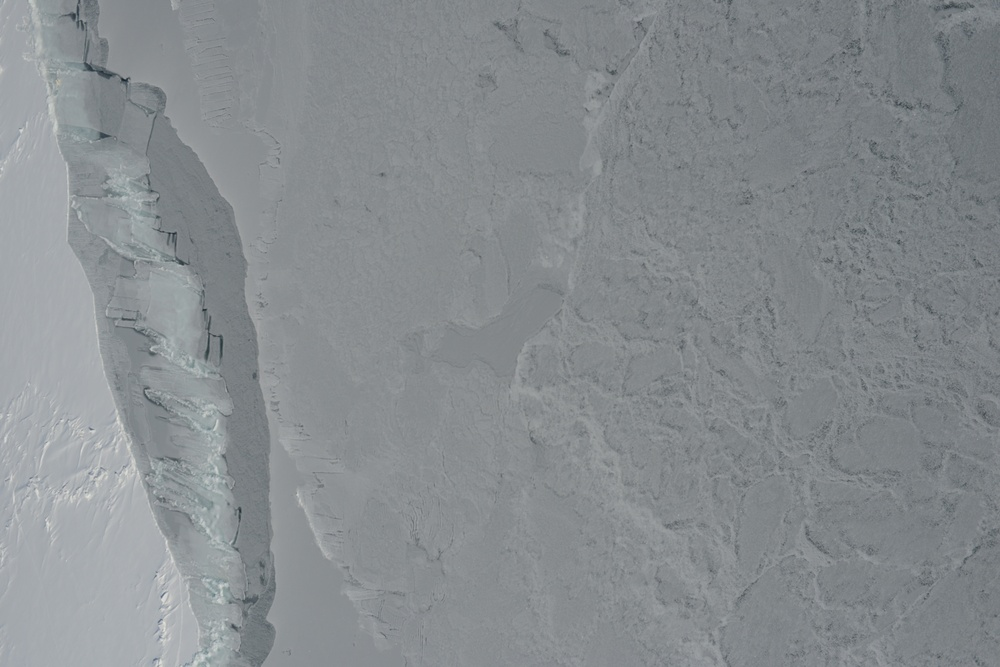
#> input picture Images/_2016-04-25 10-59-14_2512_L.JPG, 1000 x 667 px, shrunk from 7360 x 4912 before the run, found by its file name
$ python -i Process.py   (imports and definitions only)   (older library calls are emulated)
#> lines starting #> are read from the running program, lines starting #| are printed output that depends on the picture; after the words box and inside, x2 and y2 are one past the last pixel; in counts of white or black regions, pixels touching at a corner belong together
import cv2
import numpy as np

from Rectangle import *


def get_rects_from_binarized(th):
    output = cv2.connectedComponentsWithStats(th, 8, cv2.CV_32S)
    stats = output[2]
    ans = []
    for ls in stats:
        x = ls[cv2.CC_STAT_LEFT]
        w = ls[cv2.CC_STAT_WIDTH]
        y = ls[cv2.CC_STAT_TOP]
        h = ls[cv2.CC_STAT_HEIGHT]
        if max(w, h) / min(w, h) < 3 and 10000 >= h * w >= 1000:
            ans.append(Rectangle(y, x, y + h, x + w))
    return ans


def process_naive(name):
#> called with name = 'Images/_2016-04-25 10-59-14_2512_L.JPG'
    path = "Images/" + name
    img = cv2.imread(path, cv2.IMREAD_COLOR)
#> img is the input picture: shape (667, 1000, 3); mean B, G, R 143.2, 139.9, 135.2
    greyscale = cv2.medianBlur(img, 15)
    greyscale = cv2.cvtColor(greyscale, cv2.COLOR_RGB2GRAY)
#> greyscale: shape (667, 1000)
    r, th = cv2.threshold(greyscale, 110, 255, cv2.THRESH_BINARY_INV)
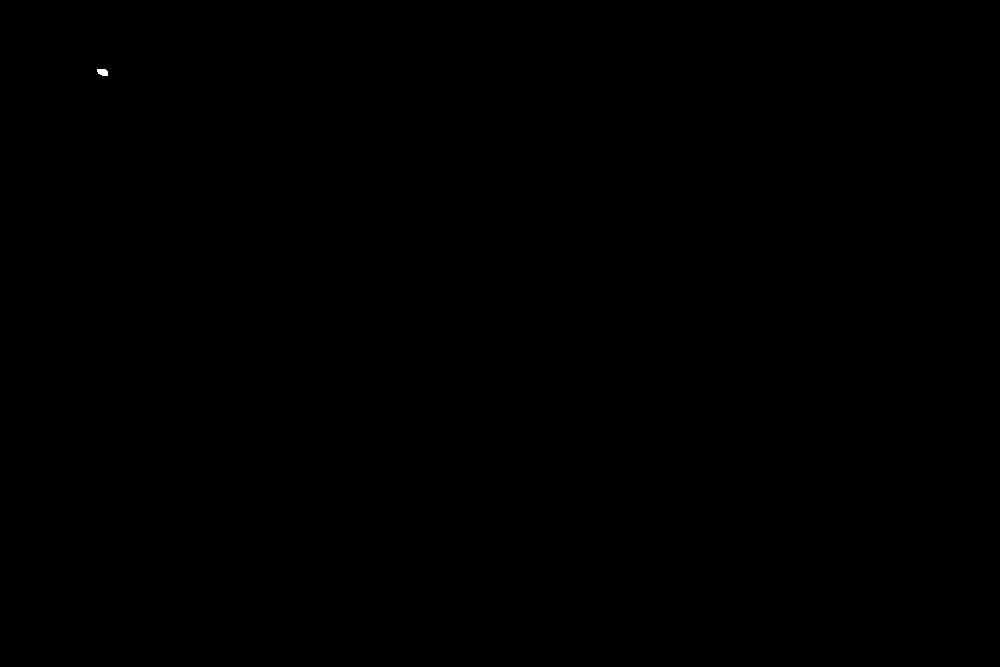
#> th: shape (667, 1000); 0.01% white; 1 white region, box (x1, y1, x2, y2) and area: (97, 69, 108, 76) 64
    return get_rects_from_binarized(th)
#> in get_rects_from_binarized, `stats = output[2]`: stats = [[0, 0, 1000, 667, 666936], [97, 69, 11, 7, 64]]
#> the loop in get_rects_from_binarized, `for ls in stats:` made 2 passes
#> (ls, x, w, y, h) on passes 1 to 2: ([0, 0, 1000, 667, 666936], 0, 1000, 0, 667), ([97, 69, 11, 7, 64], 97, 11, 69, 7)
#> after the loop in get_rects_from_binarized, `for ls in stats:`: ans = []


def process_byHSV(name):
    path = "Images/" + name
    img = cv2.imread(path, cv2.IMREAD_COLOR)
    hsv_img = cv2.cvtColor(img, cv2.COLOR_RGB2HSV)
    hsv_img = cv2.medianBlur(hsv_img, 15)
    mask1 = hsv_img[:, :, 0] >= 80
    mask2 = hsv_img[:, :, 0] <= 85
    mask = mask1 & mask2
    mask = 255 * mask.astype(np.uint8)
    return get_rects_from_binarized(mask)


def process_byBlue(name):
    path = "Images/" + name
    img = cv2.imread(path, cv2.IMREAD_COLOR)
    img = cv2.cvtColor(img, cv2.COLOR_BGR2RGB)
    img = img[:, :, 2]
    img = cv2.medianBlur(img, 15)
    r, th = cv2.threshold(img, 80, 255, cv2.THRESH_BINARY)
    return get_rects_from_binarized(th)

>>> result = process_naive('Images/_2016-04-25 10-59-14_2512_L.JPG')
#> result = []

$ run again, on Images/_2016-04-25 11-06-03_2568_L.JPG
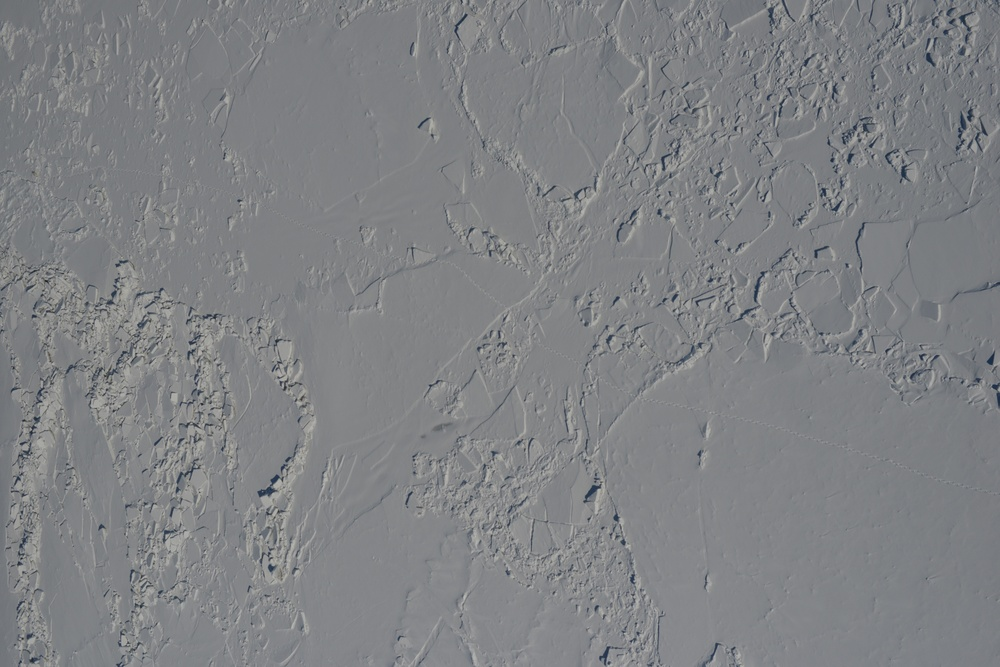
#> input picture Images/_2016-04-25 11-06-03_2568_L.JPG, 1000 x 667 px, shrunk from 7360 x 4912 before the run, found by its file name
#> in process_naive, img is the input picture: shape (667, 1000, 3); mean B, G, R 132, 129.1, 127.4
#> in process_naive, `greyscale = cv2.medianBlur(img, 15)`:
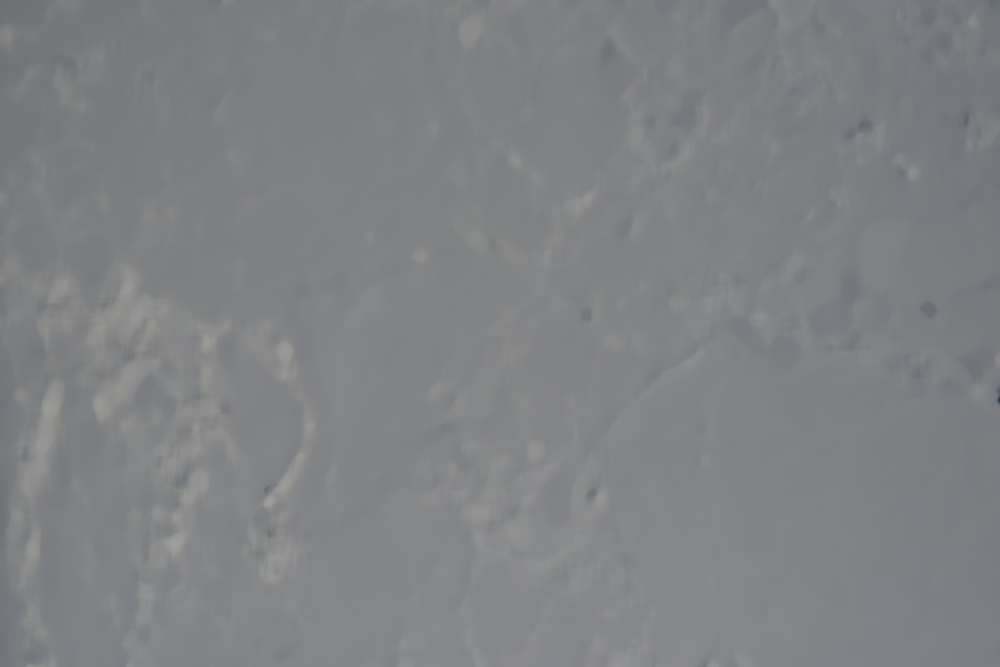
#> greyscale: shape (667, 1000, 3); mean B, G, R 132.4, 129.5, 127.9
#> th: shape (667, 1000); 0.02% white; 4 white regions (1 under 20 px), largest, box (x1, y1, x2, y2) and area: (964, 113, 968, 125) 44, (997, 386, 1000, 405) 41, (860, 123, 868, 127) 22
#> stats = [[0, 0, 1000, 667, 666885], [990, 0, 3, 4, 8], [964, 113, 4, 12, 44], [860, 123, 8, 4, 22], [997, 386, 3, 19, 41]]
#> the loop in get_rects_from_binarized, `for ls in stats:` made 5 passes
#> (ls, x, w, y, h) on passes 1 to 5: ([0, 0, 1000, 667, 666885], 0, 1000, 0, 667), ([990, 0, 3, 4, 8], 990, 3, 0, 4), ([964, 113, 4, 12, 44], 964, 4, 113, 12), ([860, 123, 8, 4, 22], 860, 8, 123, 4), ([997, 386, 3, 19, 41], 997, 3, 386, 19)
#> after the loop in get_rects_from_binarized, `for ls in stats:`: ans = []

$ run again, on Images/_2016-04-25 13-50-46_1257_R.JPG
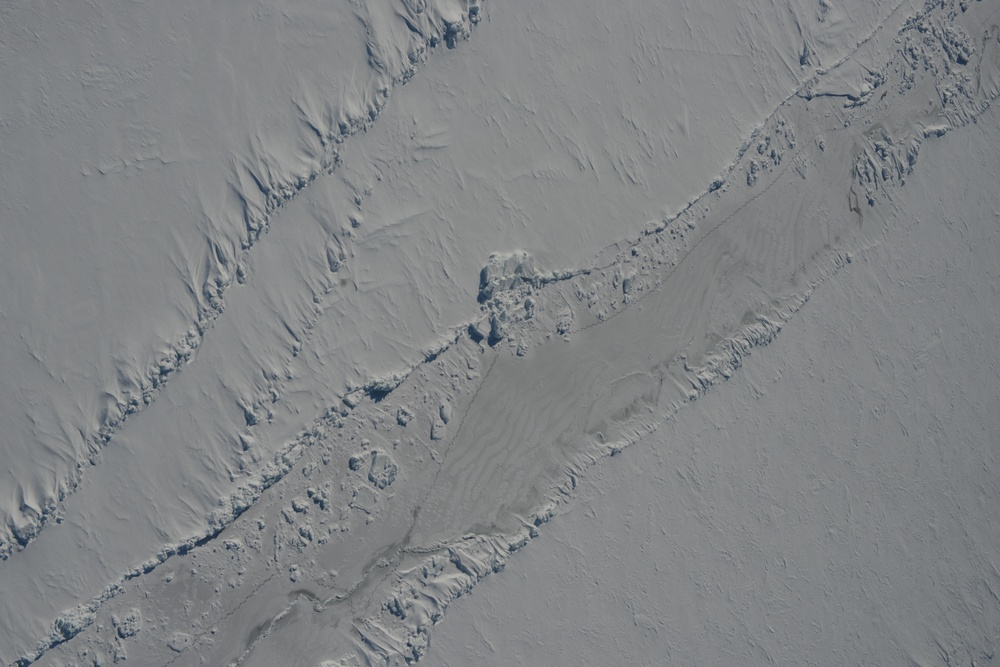
#> input picture Images/_2016-04-25 13-50-46_1257_R.JPG, 1000 x 667 px, shrunk from 7360 x 4912 before the run, found by its file name
#> in process_naive, img is the input picture: shape (667, 1000, 3); mean B, G, R 132.9, 130.8, 128.5
#> in process_naive, `greyscale = cv2.medianBlur(img, 15)`:
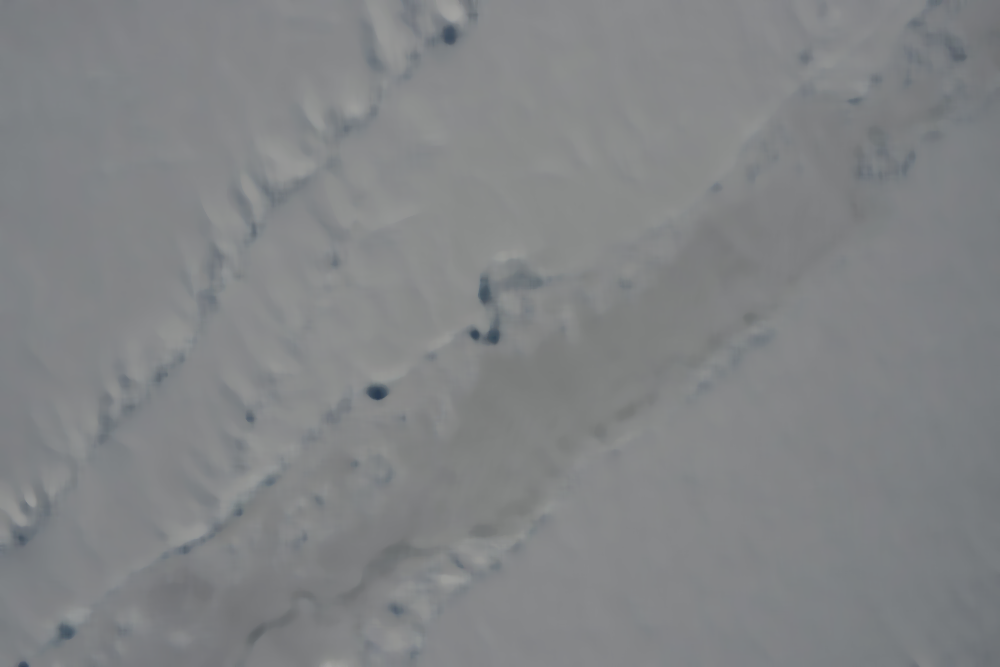
#> greyscale: shape (667, 1000, 3); mean B, G, R 133.7, 131.8, 129.6
#> in process_naive, `r, th = cv2.threshold(greyscale, 110, 255, cv2.THRESH_BINARY_INV)`:
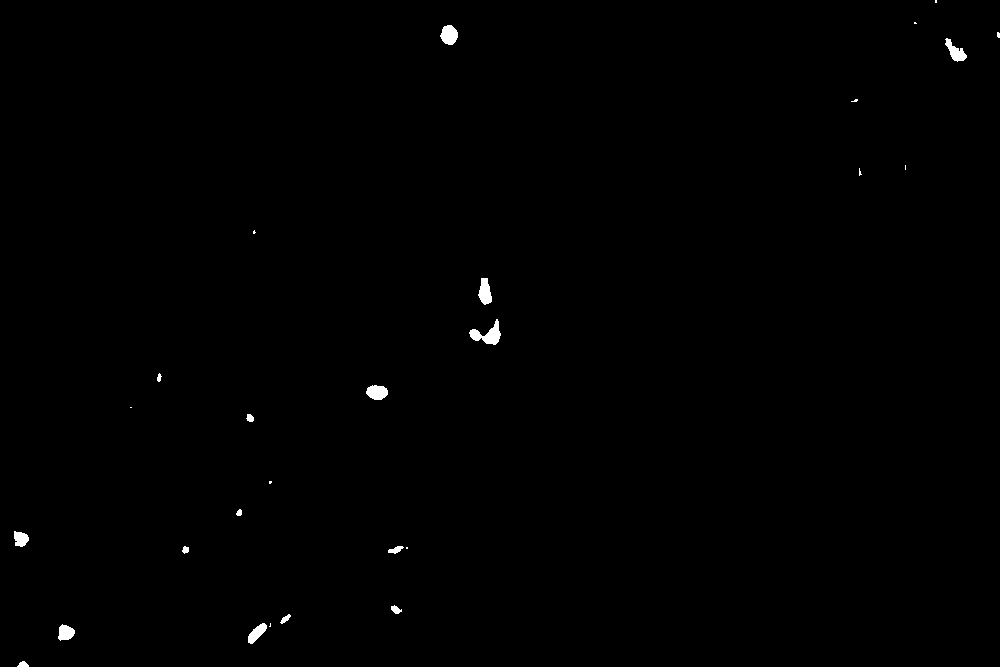
#> th: shape (667, 1000); 0.37% white; 27 white regions (11 under 20 px), largest, box (x1, y1, x2, y2) and area: (469, 319, 501, 345) 370, (440, 25, 458, 45) 267, (478, 278, 492, 305) 259
#> stats = 28 rows, first 6: [0, 0, 1000, 667, 664551], [935, 0, 2, 3, 6], [914, 22, 3, 2, 5], [440, 25, 18, 20, 267], [997, 32, 3, 6, 16], [945, 38, 22, 24, 243]
#> the loop in get_rects_from_binarized, `for ls in stats:` made 28 passes
#> (ls, x, w, y, h) on passes 1 to 8: ([0, 0, 1000, 667, 664551], 0, 1000, 0, 667), ([935, 0, 2, 3, 6], 935, 2, 0, 3), ([914, 22, 3, 2, 5], 914, 3, 22, 2), ([440, 25, 18, 20, 267], 440, 18, 25, 20), ([997, 32, 3, 6, 16], 997, 3, 32, 6), ([945, 38, 22, 24, 243], 945, 22, 38, 24), ([851, 99, 7, 3, 13], 851, 7, 99, 3), ([905, 165, 1, 5, 5], 905, 1, 165, 5)
#> after the loop in get_rects_from_binarized, `for ls in stats:`: ans = []
